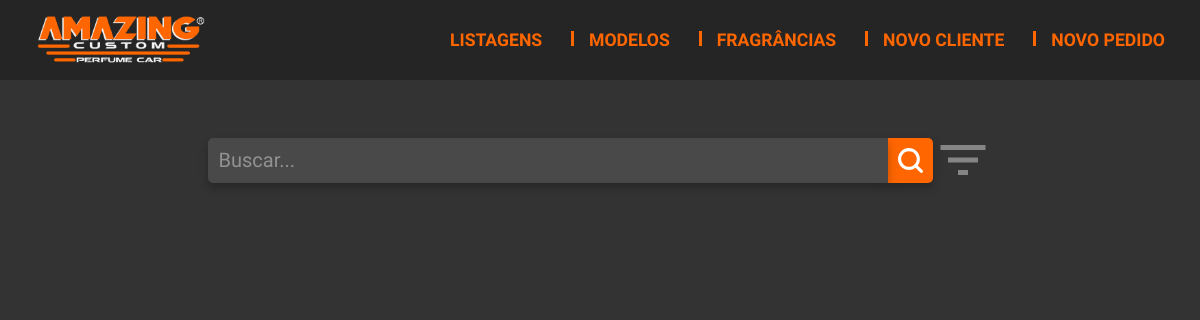
/Admin/appAdmin/home.php, run on an earlier commit of the app's database.
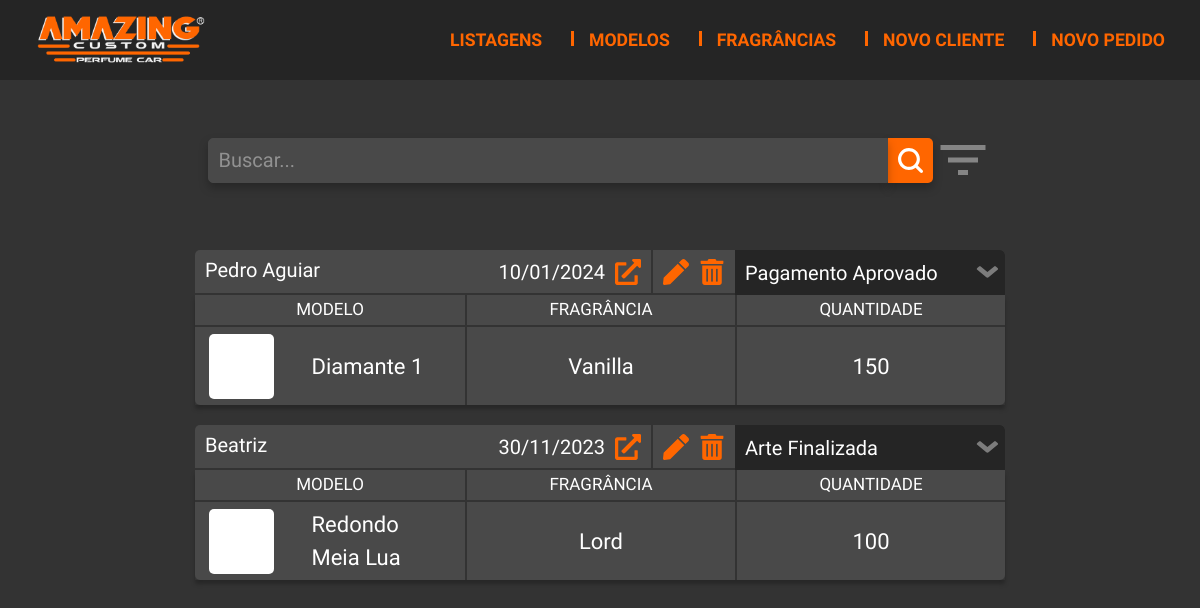
And on a later commit of the database.
### tables this page shows
create table PEDIDO(
    cod_ped int primary key auto_increment,
    fkcod_cli int,
    frete decimal(8,2) not null,
    valor decimal(8,2) not null,
    data_ped date not null,
    valor_total decimal(8,2) not null,
    estado_pedido int not null
);

create table CLIENTE(
    cod_cli int primary key auto_increment,
    fkcod_endereco int,
    nome varchar(50) not null,
    cod_rastreamento varchar(50) not null,
    tel varchar(40) not null,
    email varchar(100) not null
);

create table PEDIDO_PRODUTO(
    fkcod_ped int,
    fkcod_prod int,
    sub_total decimal(8,2) not null,
    qtd_prod int not null
);

create table MODELO(
    cod_modelo int primary key auto_increment,
    nome_modelo varchar(50) not null,
    valor_modelo decimal(6,2) not null,
    nomeArq_modelo varchar(500) not null
);

create table FRAGRANCIA(
    cod_frag int primary key auto_increment,
    nome_frag varchar(50) not null,
    desc_frag varchar(150)
);

### Admin/appAdmin/home.php (the view, shortened to what the changed rows need)
<?php
include_once('../components/header.php');
include_once('../../lib/conn.php');
include_once('../components/modalExclusao.php');
  if(isset($_GET["busca__pedido"])){
    $busca = trim(strip_tags($_GET["busca__pedido"]));
    if($busca==""){
      ?>
      <meta http-equiv="refresh" content="0; url=home">
      <?php
    }
    $sql = "SELECT  * FROM pedido p INNER JOIN cliente c INNER JOIN endereco e ON p.fkcod_cli = c.cod_cli AND c.fkcod_endereco = e.cod_endereco WHERE c.nome LIKE '%".$busca."%' ORDER BY cod_ped DESC";
    $stmt = $conn->query($sql);
    $listPeds = $stmt->fetchAll(PDO::FETCH_OBJ);
    }else{
    $sql = "SELECT  * FROM pedido p INNER JOIN cliente c INNER JOIN endereco e ON p.fkcod_cli = c.cod_cli AND c.fkcod_endereco = e.cod_endereco ORDER BY cod_ped DESC";
    $stmt = $conn->query($sql);
    $listPeds = $stmt->fetchAll(PDO::FETCH_OBJ);
  }
  foreach($listPeds as $pedidos){
    $cod = $pedidos->cod_ped;
    $sql = "SELECT * FROM pedido_produto pp INNER JOIN produto p INNER JOIN modelo m INNER JOIN fragrancia f ON pp.fkcod_prod = p.cod_prod AND p.fkcod_frag = f.cod_frag AND p.fkcod_modelo = m.cod_modelo WHERE pp.fkcod_ped = :cod";
    $stmt = $conn->prepare($sql);
    $stmt->bindValue(":cod", $cod);
    $stmt->execute();
    $produtos[$cod] = $stmt->fetchAll(PDO::FETCH_OBJ);
  }
  $subtotal = 0;
?>
<head>
  <link rel="stylesheet" href="../../assets/css/style_rastreamento.css">
  <link rel="stylesheet" href="../assets/css/style_home.css">
</head>
<body>
  <main class="d-flex flex-column align-items-center">
    <div class="container_pedidos d-flex flex-column">
    <?php
    foreach($listPeds as $pedido){
      foreach($produtos[$pedido->cod_ped] as $produto){
        $subtotal += $produto->sub_total;
      }
      $subtotal= str_replace(".", ",", $subtotal);
      $frete = str_replace(".", ",", $pedido->frete);
      $valorFinal = str_replace(".", ",", $pedido->valor_total);
      $dataFormatada= date("d/m/Y", strtotime($pedido->data_ped));
    ?>
    <div class="card-pedidos">
      <div class="card-header">
        <div class="cabecalho">
          <p class="nomeClie"><abbr title=""><?=$pedido->nome?></abbr></p>
          <div>
            <p class="data"><?=$dataFormatada?></p>
            <div onclick="abrirModalPedido('<?=$pedido->cod_rastreamento?>', '<?=$pedido->nome?>', '<?=$subtotal?>', '<?=$frete?>', '<?=$valorFinal?>', <?=$pedido->estado_pedido?>,' <?=$dataFormatada?>', '<?=$pedido->cep?>','<?=$pedido->logradouro?>', '<?=$pedido->num?>', '<?=$pedido->cidade?>','<?=$pedido->bairro?>','<?=$pedido->complemento == ''? 'Nenhum': $pedido->complemento?>')" >
              <img class="imgData" src="../../assets/img/open.png" alt=""></img>
            </div>
          </div>
        </div>
        <div class="icons">
          <a onclick="editarPed(<?=$pedido->cod_ped?>)">
            <img class="caneta" src="../../Admin/assets/icons/pen.svg" alt="">
          </a>
          <a onclick="abrirModalExcluir(<?=$pedido->cod_ped?>)">
          <img class="lixeira" src="../../Admin/assets/icons/trash-alt.svg" alt=""></img>
          </a>
        </div>
        <form method="post" action="functions/editar/func_edicaoStatus.php?id=<?=$pedido->cod_ped?>">
        <select name="status" id="status" onchange="this.form.submit()">
          <option value="1" <?= $pedido->estado_pedido == 1 ? 'selected' : '' ?>>Pagamento Aprovado</option>
          <option value="2" <?= $pedido->estado_pedido == 2 ? 'selected' : '' ?>>Arte Finalizada</option>
        </select>
        </form>
      </div>
      <div class="card-body">
        <div class="card-title">
          <h3 class="titulo">MODELO</h3>
            <?php
            foreach($produtos[$pedido->cod_ped] as $produto){
            ?>
          <div class="cardInfo">
            <div class="cardInfoInner d-flex justify-content-between align-items-center">
              <div class="imgModelo d-flex align-items-center justify-content-center">
              </div>
              <p class="card-text"><?=$produto->nome_modelo?></p>
            </div>
          </div>
            <?php
            }
            ?>
        </div>
        <div class="card-title">
          <h3 class="titulo">FRAGRÂNCIA</h3>
          <?php
            foreach($produtos[$pedido->cod_ped] as $produto){
            ?>
          <div class="cardInfo">
            <p class="card-text"><?=$produto->nome_frag?></p>
          </div>
            <?php
            }
            ?>
        </div>
        <div class="card-title">
          <h3>QUANTIDADE</h3>
          <?php
            foreach($produtos[$pedido->cod_ped] as $produto){
            ?>
          <div class="cardInfo">
            <p class="card-text"><?=$produto->qtd_prod?></p>
          </div>
            <?php
            }
            ?>
        </div>
      </div>
    </div>
    <?php
    }
    ?>
    </div>
  </main>
</body>

What changed in the data, as far as the page shows it:
added pedido: fkcod_cli.nome "Pedro Aguiar", data_ped "10/01/2024", status "Pagamento Aprovado"
added pedido_produto: modelo.nome_modelo "Diamante 1", fragrancia.nome_frag "Vanilla", qtd_prod "150"
added pedido: fkcod_cli.nome "Beatriz", data_ped "30/11/2023", status "Arte Finalizada"
added pedido_produto: modelo.nome_modelo "Redondo Meia Lua", fragrancia.nome_frag "Lord", qtd_prod "100"
